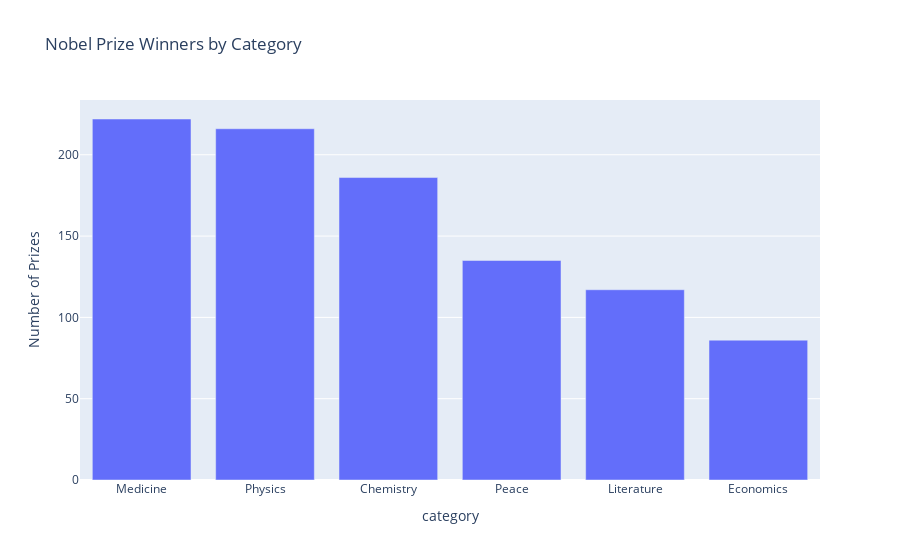

The code cell stored with this chart in its notebook:
### Code cell
category_bar = px.bar(prizes_by_category,
                      x=prizes_by_category.index,
                      y=prizes_by_category.values,
                      title='Nobel Prize Winners by Category',
                      labels={'x': 'Category', 'y': 'Number of Prizes'},
                      color_continuous_scale='Aggrnyl')
category_bar.update_layout(coloraxis_showscale=False)

### Figure 1 — Plotly figure (JSON) as saved in the notebook; plotly's stock layout.template omitted (floating-point values rounded to 4 significant figures)
{"data": [{"alignmentgroup": "True", "hovertemplate": "category=%{x}<br>Number of Prizes=%{y}<extra></extra>", "legendgroup": "", "marker": {"color": "#636efa", "pattern": {"shape": ""}}, "name": "", "offsetgroup": "", "orientation": "v", "showlegend": false, "textposition": "auto", "type": "bar", "x": ["Medicine", "Physics", "Chemistry", "Peace", "Literature", "Economics"], "xaxis": "x", "y": [222, 216, 186, 135, 117, 86], "yaxis": "y"}], "layout": {"barmode": "relative", "coloraxis": {"showscale": false}, "legend": {"tracegroupgap": 0}, "title": {"text": "Nobel Prize Winners by Category"}, "xaxis": {"anchor": "y", "domain": [0, 1], "title": {"text": "category"}}, "yaxis": {"anchor": "x", "domain": [0, 1], "title": {"text": "Number of Prizes"}}}}
